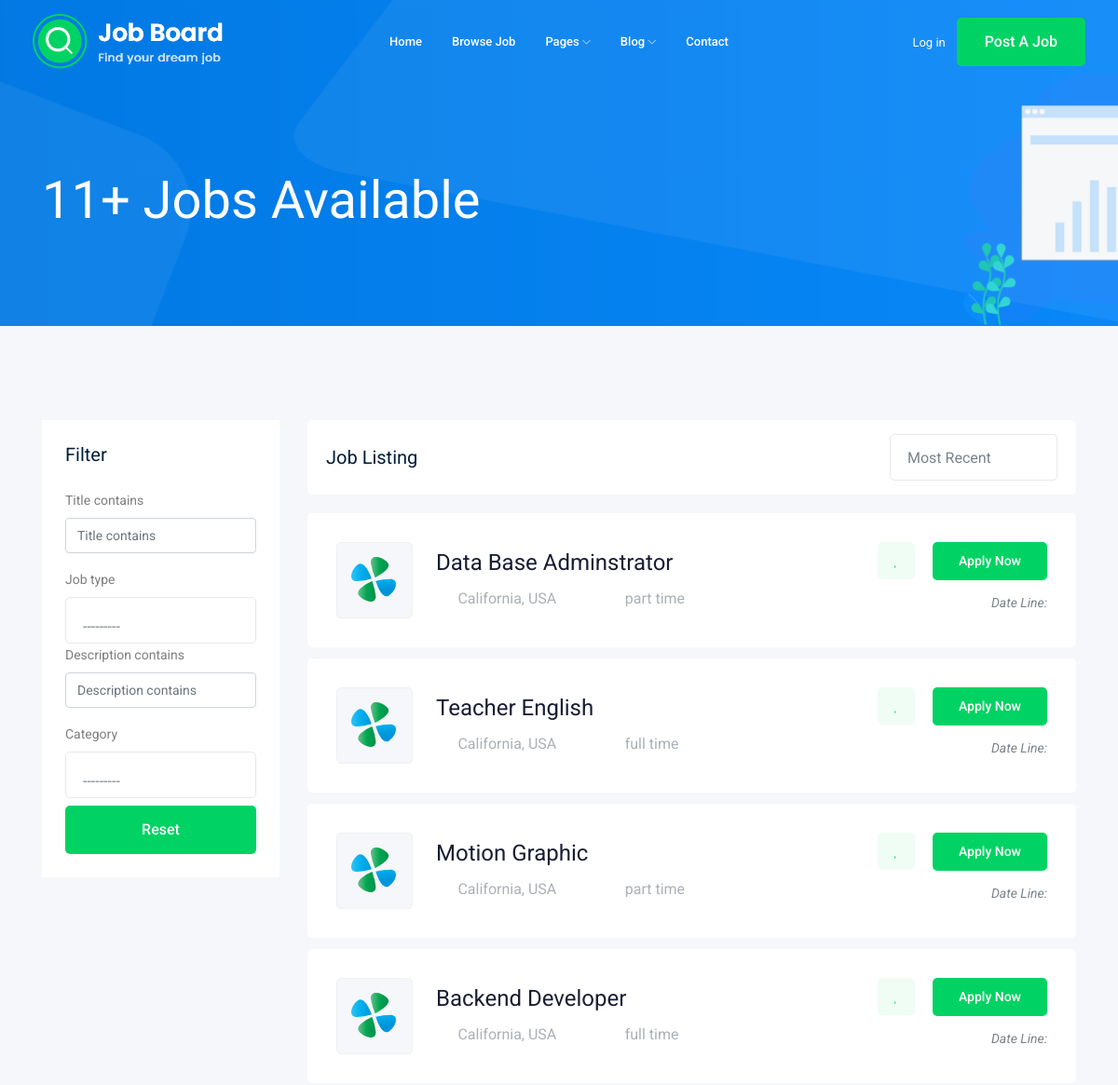
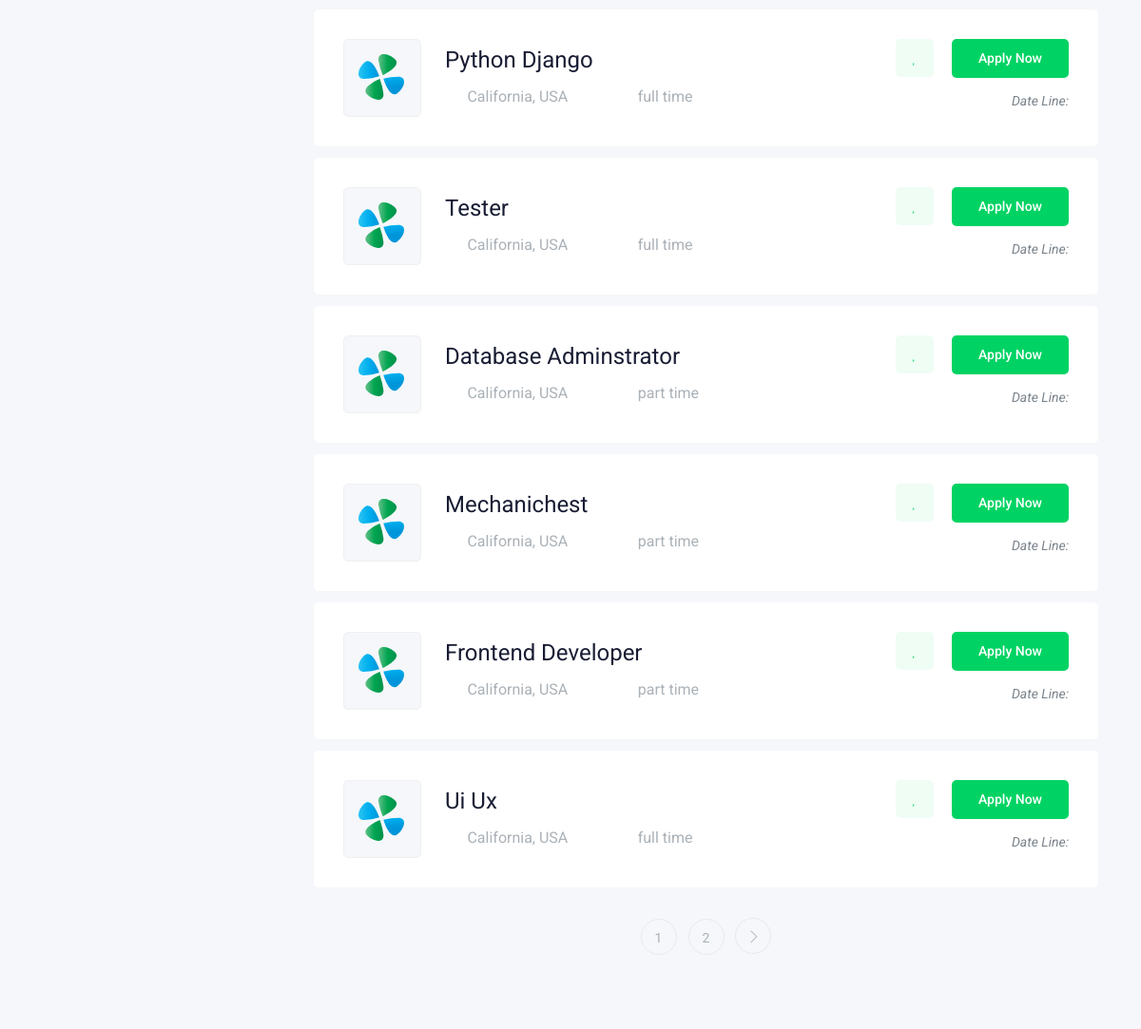
The page /jobs/ (upper part) on the database as committed earlier (2 pictures, top to bottom).
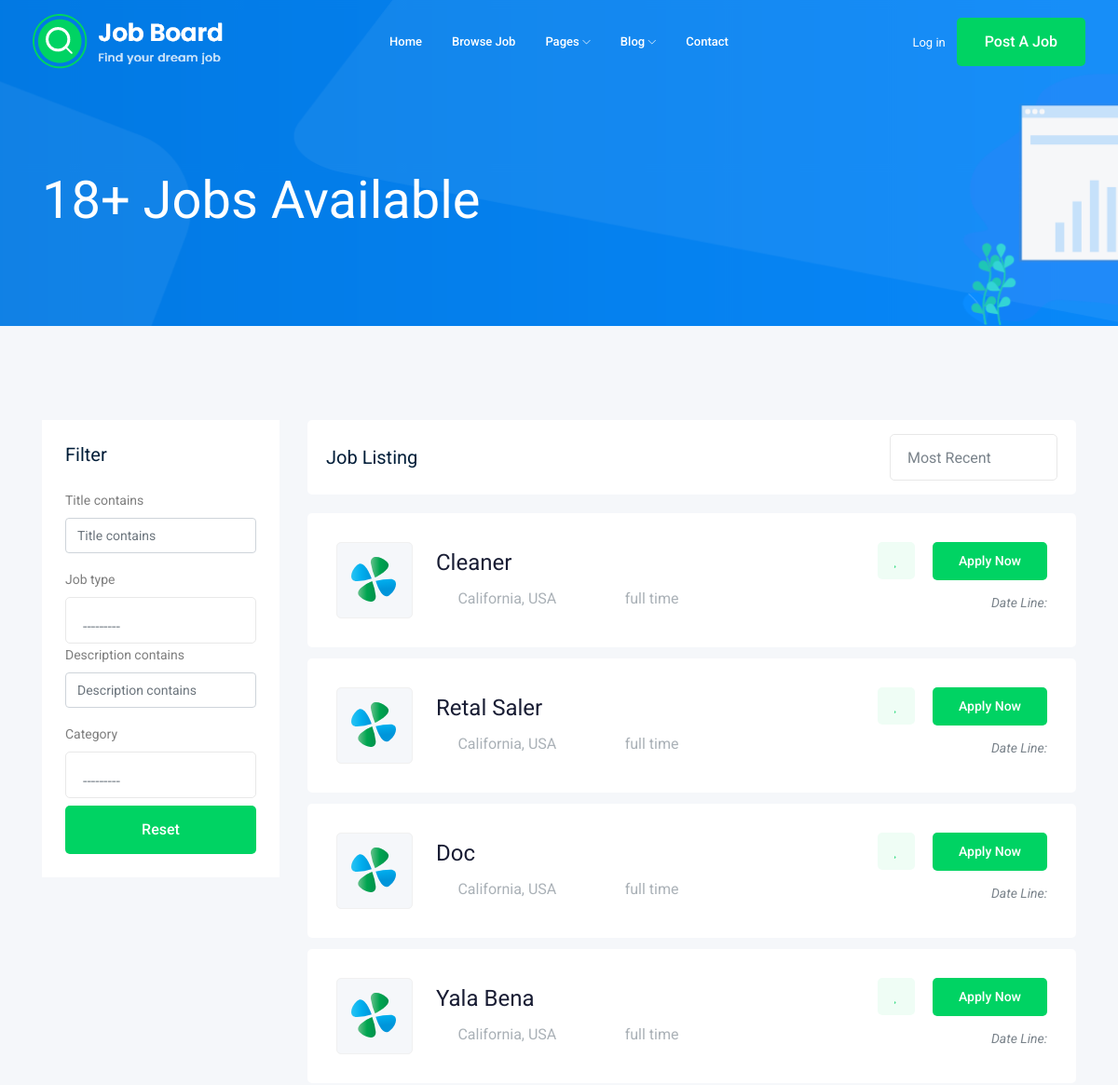
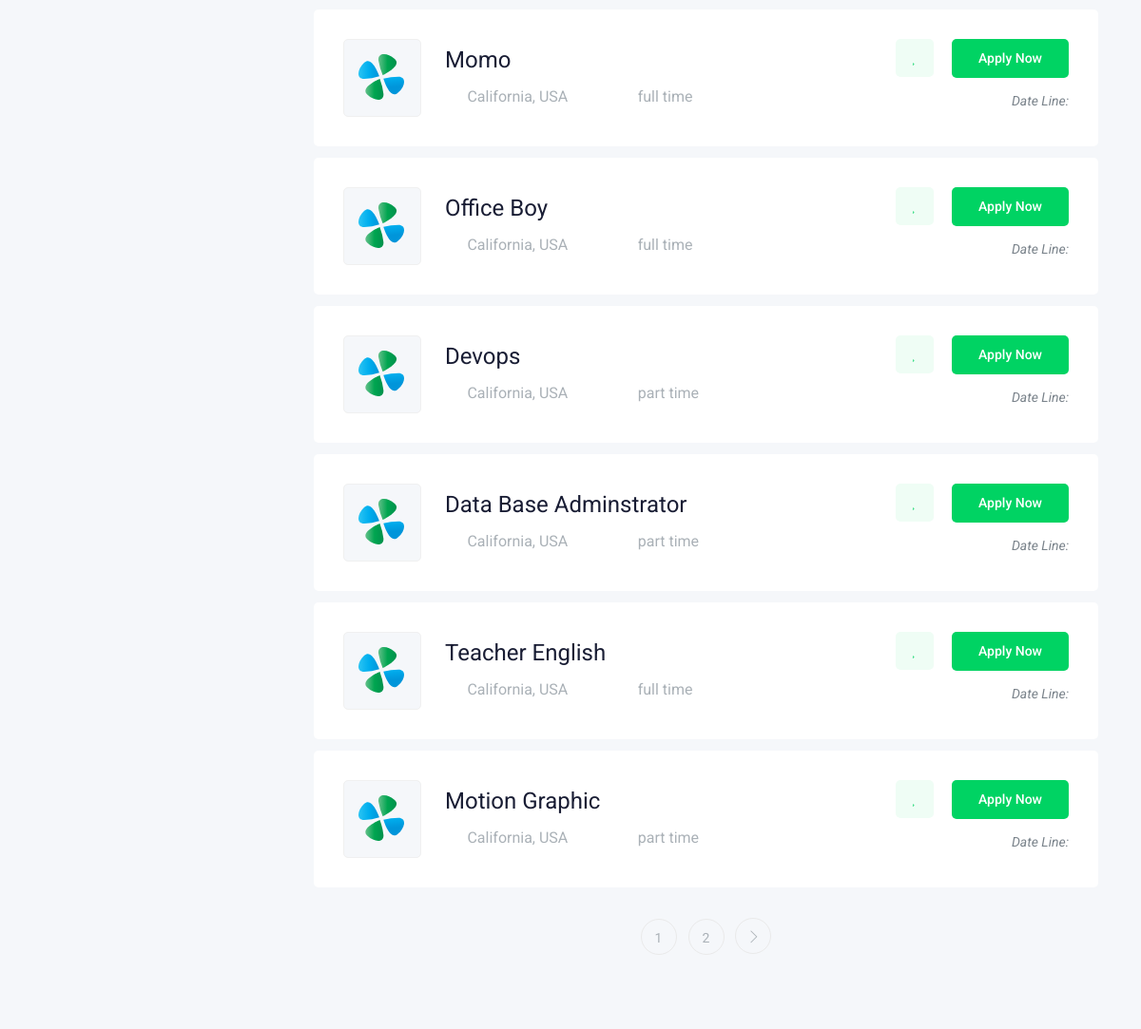
The same page on the database as committed later (2 pictures, top to bottom).
### job/models.py (models this page shows, shortened)
class Job(models.Model):
    title = models.CharField(max_length = 50)
    job_type = models.CharField(max_length= 15 , choices= JOB_TYPE , default= "full time")
    description = models.CharField(max_length= 500)
    published_date = models.DateTimeField(auto_now= True)
    Vacancy = models.IntegerField(default= 1)
    salary = models.FloatField(default= 0)
    category = models.ForeignKey('Category' , on_delete= models.CASCADE )
    experience_years = models.IntegerField(default= 1)
    image = models.ImageField(upload_to= upload_img)
    slug = models.SlugField(null= True, blank= True)
    def __str__(self):
        return self.title

### job/views.py (the view)
def job_list(request):
    all_jobs = Job.objects.all().order_by('-published_date')
    count = all_jobs.count()
    myfilter = JobFilter(request.GET,queryset= all_jobs )
    all_jobs = myfilter.qs
    paginator = Paginator(all_jobs, 10)
    page_numnber = request.GET.get('page')
    jobs_of_page = paginator.get_page(page_numnber)
    contant = {"jobs":jobs_of_page,"all_jobs":all_jobs ,'filter':myfilter , 'count':count}
    return render(request,'job/job_list.html',contant)

### job/models.py (called while the page is built)
    def __str__(self):
        return self.title

### job/templates/job/job_list.html (shortened to what the changed rows need)
{% extends 'base.html' %}
{% load bootstrap4 %}
{% block content %}
    <div class="bradcam_area bradcam_bg_1">
        <div class="container">
            <div class="row">
                <div class="col-xl-12">
                    <div class="bradcam_text">
                        <h3>{{count}}+ Jobs Available</h3>
                    </div>
                </div>
            </div>
        </div>
    </div>
    <div class="job_listing_area plus_padding">
        <div class="container">
            <div class="row">
                <div class="col-lg-9">
                    <div class="job_lists m-0">
                        <div class="row">
                            {% for job in jobs %}
                            <div class="col-lg-12 col-md-12">
                                <div class="single_jobs white-bg d-flex justify-content-between">
                                    <div class="jobs_left d-flex align-items-center">
                                        <div class="thumb">
                                            <img src="img/svg_icon/1.svg" alt="">
                                        </div>
                                        <div class="jobs_conetent">
                                            <a href="{% url 'job_details' job.slug %}" target="_blank" style="text-transform: capitalize;"><h4>{{ job }}</h4></a>
                                            <div class="links_locat d-flex align-items-center">
                                                <div class="location">
                                                    <p> <i class="fa fa-map-marker"></i> California, USA</p>
                                                </div>
                                                <div class="location">
                                                    <p> <i class="fa fa-clock-o"></i> {{ job.job_type }}</p>
                                                </div>
                                            </div>
                                        </div>
                                    </div>
                                    <div class="jobs_right">
                                        <div class="apply_now">
                                            <a class="heart_mark" href="#"> <i class="fa fa-heart"></i> </a>
                                            <a href="{% url 'job_details' job.slug %}" target="_blank" class="boxed-btn3">Apply Now</a>
                                        </div>
                                        <div class="date">
                                            <p>Date Line: {{job.puplished_at|date:'j M o'}}</p>
                                        </div>
                                    </div>
                                </div>
                            </div>
                            {% endfor %}
                        </div>
                        <div class="row">
                            <div class="col-lg-12">
                                {% if jobs.has_other_pages %}
                                    <div class="pagination_wrap">
                                        <ul>
                                            {% for i in jobs.paginator.page_range %}
                                                <li><a href="?page={{ i }}"><span>{{i}}</span></a></li>
                                            {% endfor %}
                                        </ul>
                                    </div>
                                {% endif %}
                            </div>
                        </div>
                    </div>
                </div>
            </div>
        </div>
    </div>
{% endblock %}

Rows that differ between the two databases and show on the page:
no longer on this page (row unchanged): Job: title "Backend Developer", job_type "full time"
no longer on this page (row unchanged): Job: title "Python Django", job_type "full time"
no longer on this page (row unchanged): Job: title "Tester", job_type "full time"
no longer on this page (row unchanged): Job: title "Database Adminstrator", job_type "part time"
no longer on this page (row unchanged): Job: title "Mechanichest", job_type "part time"
no longer on this page (row unchanged): Job: title "Frontend Developer", job_type "part time"
no longer on this page (row unchanged): Job: title "Ui Ux", job_type "full time"
added Job: title "Cleaner", job_type "full time"
added Job: title "Retal Saler", job_type "full time"
added Job: title "Doc", job_type "full time"
added Job: title "Yala Bena", job_type "full time"
added Job: title "Momo", job_type "full time"
added Job: title "Office Boy", job_type "full time"
added Job: title "Devops", job_type "part time"
Other text that changed with them:
{{ count }}: "11" → "18"
